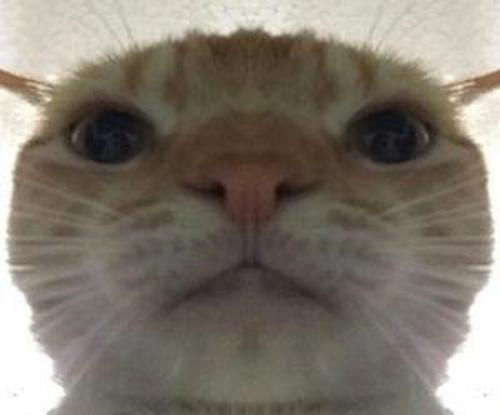
#> input picture cat.jpg, 500 x 415 px
$ jupyter execute --allow-errors skillbox_python_example.ipynb
#> lines starting #> are read from the running program, lines starting #| are printed output that depends on the picture
# Таблицы

[cell 1]
from sklearn.datasets import load_wine
from pandas import DataFrame

data = load_wine()
table = DataFrame(data=data.data, columns=data.feature_names)

table.head()

# Статистика

[cell 2]
table.describe()

# Графики

[cell 3]
table.alcohol.hist(bins=30)
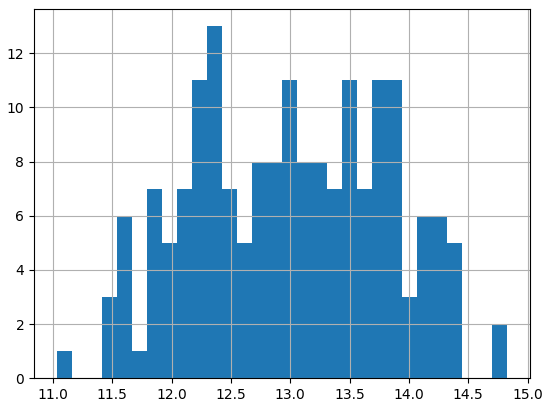
#> figure drawn by matplotlib, 1 panel; tallest bar 13 high, from x = 12.3 to 12.42

# Изображения

[cell 4]
from PIL import Image

image = Image.open('cat.jpg')
#> image is the input picture: PIL image 500x415 RGB; mean R, G, B 127.1, 119.3, 108.9
display(image)

[cell 5]
image = image.convert('L')
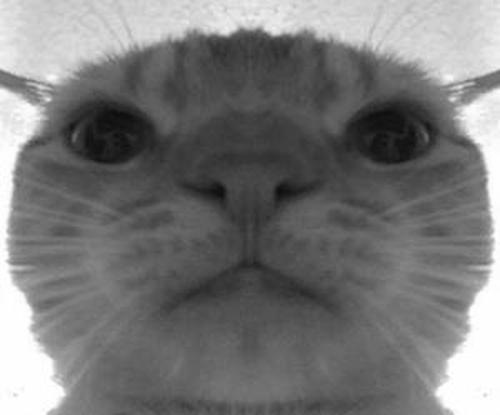
#> image: PIL image 500x415 L; min 13, max 255, mean 120.4
display(image)
